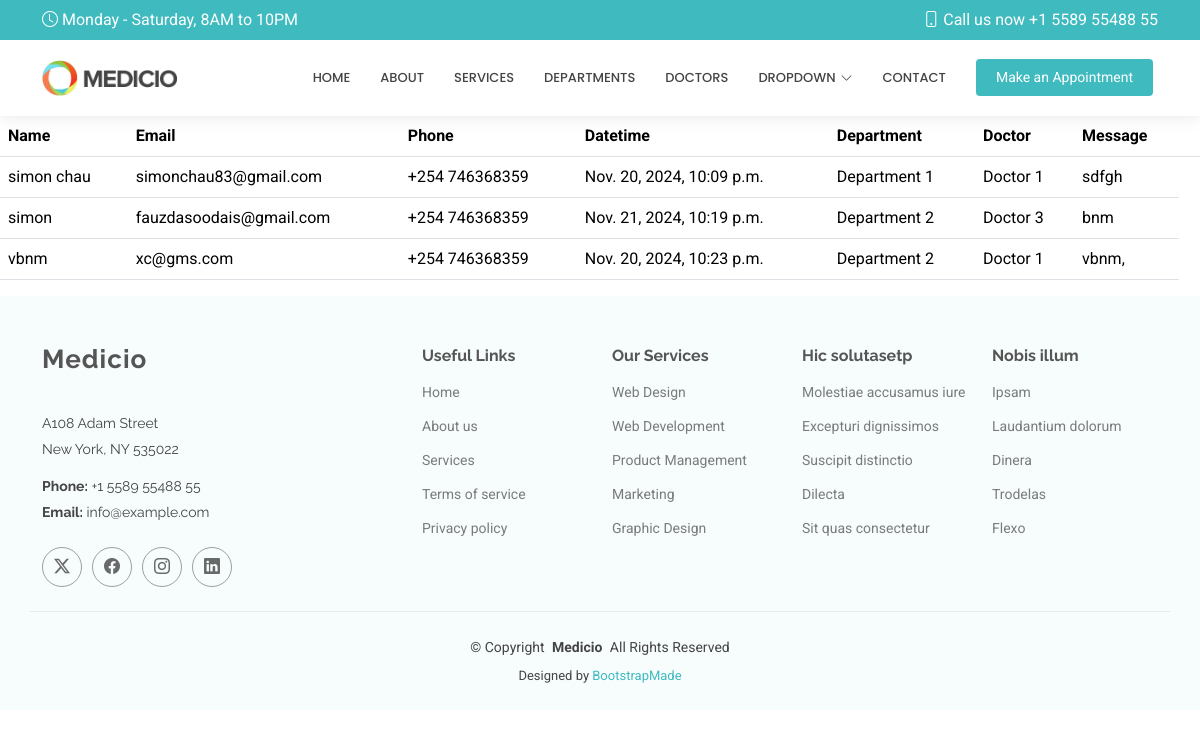
Page /show/ on the committed database.
### Goapp/models.py (models this page shows, shortened)
class Appointment(models.Model):
    name = models.CharField(max_length=100)
    email = models.EmailField()
    phone = models.CharField(max_length=50)
    datetime = models.DateTimeField(default="2024-01-01 00:00:00")
    department = models.CharField(max_length=50)
    doctor = models.CharField(max_length=50)
    message = models.TextField()

### Goapp/views.py (the view)
# urls.py: path('show/', views.show, name='show'),
def show(request):
    allappointments=Appointment.objects.all()
    return render(request, 'show.html',{'appointment':allappointments})

### templates/show.html
{% extends 'starter-page.html' %}
{% load static %}
{% block body %}
    <table class="table">
    <tr>
        <th>Name</th>
        <th>Email</th>
        <th>Phone</th>
        <th>Datetime</th>
        <th>Department</th>
        <th>Doctor</th>
        <th>Message</th>
        <th></th>
    </tr>
    {% for x in  appointment %}
        <tr>
            <td>{{ x.name }}</td>
            <td>{{ x.email }}</td>
            <td>{{ x.phone }}</td>
            <td>{{ x.datetime}}</td>
            <td>{{ x.department }}</td>
            <td>{{ x.doctor }}</td>
            <td>{{ x.message }}</td>
        </tr>
    {% endfor %}
    </table>
{% endblock %}

### templates/starter-page.html (shortened to what this page needs)
<!DOCTYPE html>
<html lang="en">
<head>
    {% load static %}
  <link href="{% static 'assets/vendor/bootstrap/css/bootstrap.min.css' %}" rel="stylesheet">
  <link href="{% static 'assets/vendor/bootstrap-icons/bootstrap-icons.css' %}" rel="stylesheet">
  <link href="{% static 'assets/vendor/aos/aos.css' %}"  rel="stylesheet">
  <link href="{% static 'assets/vendor/fontawesome-free/css/all.min.css' %}" rel="stylesheet">
  <link href="{% static 'assets/vendor/glightbox/css/glightbox.min.css' %}" rel="stylesheet">
  <link href="{% static 'assets/vendor/swiper/swiper-bundle.min.css' %}" rel="stylesheet">
  <link href="{% static 'assets/css/main.css' %}" rel="stylesheet">
</head>
<body class="starter-page-page">
  <header id="header" class="header sticky-top">
    <div class="topbar d-flex align-items-center">
      <div class="container d-flex justify-content-center justify-content-md-between">
        <div class="d-none d-md-flex align-items-center">
          <i class="bi bi-clock me-1"></i> Monday - Saturday, 8AM to 10PM
        </div>
        <div class="d-flex align-items-center">
          <i class="bi bi-phone me-1"></i> Call us now +1 5589 55488 55
        </div>
      </div>
    </div>
    <div class="branding d-flex align-items-center">
      <div class="container position-relative d-flex align-items-center justify-content-end">
        <a href="index.html" class="logo d-flex align-items-center me-auto">
          <img src="{% static 'assets/img/logo.png' %}" alt="">
        </a>
        <nav id="navmenu" class="navmenu">
          <ul>
            <li><a href="{% url 'index' %}">Home</a></li>
            <li><a href="{% url 'about' %}">About</a></li>
            <li><a href="{% url 'myservice' %}">Services</a></li>
            <li><a href="#departments">Departments</a></li>
            <li><a href="{% url 'doctors' %}">Doctors</a></li>
            <li class="dropdown"><a href="#"><span>Dropdown</span> <i class="bi bi-chevron-down toggle-dropdown"></i></a>
            </li>
            <li><a href="#contact">Contact</a></li>
          </ul>
        </nav>
        <a class="cta-btn" href="index.html#appointment">Make an Appointment</a>
      </div>
    </div>
  </header>
  <main class="main">
{% block body %}
{% endblock %}
  </main>
  <footer id="footer" class="footer light-background">
    <div class="container footer-top">
      <div class="row gy-4">
        <div class="col-lg-4 col-md-6 footer-about">
          <a href="index.html" class="logo d-flex align-items-center">
            <span class="sitename">Medicio</span>
          </a>
          <div class="footer-contact pt-3">
            <p>A108 Adam Street</p>
            <p>New York, NY 535022</p>
            <p class="mt-3"><strong>Phone:</strong> <span>+1 5589 55488 55</span></p>
            <p><strong>Email:</strong> <span>info@example.com</span></p>
          </div>
          <div class="social-links d-flex mt-4">
            <a href=""><i class="bi bi-twitter-x"></i></a>
            <a href=""><i class="bi bi-facebook"></i></a>
            <a href=""><i class="bi bi-instagram"></i></a>
            <a href=""><i class="bi bi-linkedin"></i></a>
          </div>
        </div>
        <div class="col-lg-2 col-md-3 footer-links">
          <h4>Useful Links</h4>
          <ul>
            <li><a href="#">Home</a></li>
            <li><a href="#">About us</a></li>
            <li><a href="#">Services</a></li>
            <li><a href="#">Terms of service</a></li>
            <li><a href="#">Privacy policy</a></li>
          </ul>
        </div>
        <div class="col-lg-2 col-md-3 footer-links">
          <h4>Our Services</h4>
          <ul>
            <li><a href="#">Web Design</a></li>
            <li><a href="#">Web Development</a></li>
            <li><a href="#">Product Management</a></li>
            <li><a href="#">Marketing</a></li>
            <li><a href="#">Graphic Design</a></li>
          </ul>
        </div>
        <div class="col-lg-2 col-md-3 footer-links">
          <h4>Hic solutasetp</h4>
          <ul>
            <li><a href="#">Molestiae accusamus iure</a></li>
            <li><a href="#">Excepturi dignissimos</a></li>
            <li><a href="#">Suscipit distinctio</a></li>
            <li><a href="#">Dilecta</a></li>
            <li><a href="#">Sit quas consectetur</a></li>
          </ul>
        </div>
        <div class="col-lg-2 col-md-3 footer-links">
          <h4>Nobis illum</h4>
          <ul>
            <li><a href="#">Ipsam</a></li>
            <li><a href="#">Laudantium dolorum</a></li>
            <li><a href="#">Dinera</a></li>
            <li><a href="#">Trodelas</a></li>
            <li><a href="#">Flexo</a></li>
          </ul>
        </div>
      </div>
    </div>
    <div class="container copyright text-center mt-4">
      <p>© <span>Copyright</span> <strong class="px-1 sitename">Medicio</strong> <span>All Rights Reserved</span></p>
      <div class="credits">
        Designed by <a href="https://bootstrapmade.com/">BootstrapMade</a>
      </div>
    </div>
  </footer>
</body>
</html>

### static/assets/css/main.css (style rules this page uses)
:root { --default-font: "Roboto", system-ui, -apple-system, "Segoe UI", Roboto, "Helvetica Neue", Arial, "Noto Sans", "Liberation Sans", sans-serif, "Apple Color Emoji", "Segoe UI Emoji", "Segoe UI Symbol", "Noto Color Emoji"; --heading-font: "Raleway", sans-serif; --nav-font: "Poppins", sans-serif; }
:root { --background-color: #ffffff; --default-color: #444444; --heading-color: #555555; --accent-color: #3fbbc0; --surface-color: #ffffff; --contrast-color: #ffffff; }
:root { --nav-color: #444444; --nav-hover-color: #3fbbc0; --nav-mobile-background-color: #ffffff; --nav-dropdown-background-color: #ffffff; --nav-dropdown-color: #444444; --nav-dropdown-hover-color: #3fbbc0; }
.light-background { --background-color: #f7fcfc; --surface-color: #ffffff; }
:root { scroll-behavior: smooth; }
body { color: var(--default-color); background-color: var(--background-color); font-family: var(--default-font); }
a { color: var(--accent-color); text-decoration: none; transition: 0.3s; }
h1, h2, h3, h4, h5, h6 { color: var(--heading-color); font-family: var(--heading-font); }
.header { color: var(--default-color); background-color: var(--background-color); transition: all 0.5s; z-index: 997; box-shadow: 0px 0 18px rgba(0, 0, 0, 0.1); }
.header .topbar { background-color: var(--accent-color); color: var(--contrast-color); height: 40px; padding: 0; transition: all 0.5s; }
.header .branding { min-height: 60px; padding: 10px 0; }
.header .logo { line-height: 1; }
.header .logo img { max-height: 36px; margin-right: 8px; }
.header .cta-btn, .header .cta-btn:focus { color: var(--contrast-color); background: var(--accent-color); font-size: 14px; padding: 8px 20px; margin: 0 5px 0 30px; border-radius: 4px; transition: 0.3s; }
@media (min-width: 1200px) { .navmenu { padding: 0; } }
@media (min-width: 1200px) { .navmenu ul { margin: 0; padding: 0; display: flex; list-style: none; align-items: center; } }
@media (min-width: 1200px) { .navmenu li { position: relative; } }
@media (min-width: 1200px) { .navmenu a, .navmenu a:focus { color: var(--nav-color); padding: 18px 15px; font-size: 13px; font-family: var(--nav-font); font-weight: 500; text-transform: uppercase; display: flex; align-items: center; justify-content: space-between; white-space: nowrap; transition: 0.3s; } }
@media (min-width: 1200px) { .navmenu a i, .navmenu a:focus i { font-size: 12px; line-height: 0; margin-left: 5px; transition: 0.3s; } }
@media (min-width: 1200px) { .navmenu li:last-child a { padding-right: 0; } }
.footer { color: var(--default-color); background-color: var(--background-color); font-size: 14px; position: relative; }
.footer .footer-top { padding-top: 50px; }
.footer .footer-about .logo { line-height: 1; margin-bottom: 25px; }
.footer .footer-about .logo span { color: var(--heading-color); font-family: var(--heading-font); font-size: 26px; font-weight: 700; letter-spacing: 1px; }
.footer .footer-about p { font-size: 14px; font-family: var(--heading-font); }
.footer .social-links a { display: flex; align-items: center; justify-content: center; width: 40px; height: 40px; border-radius: 50%; border: 1px solid color-mix(in srgb, var(--default-color), transparent 50%); font-size: 16px; color: color-mix(in srgb, var(--default-color), transparent 20%); margin-right: 10px; transition: 0.3s; }
.footer h4 { font-size: 16px; font-weight: bold; position: relative; padding-bottom: 12px; }
.footer .footer-links { margin-bottom: 30px; }
.footer .footer-links ul { list-style: none; padding: 0; margin: 0; }
.footer .footer-links ul li { padding: 10px 0; display: flex; align-items: center; }
.footer .footer-links ul li:first-child { padding-top: 0; }
.footer .footer-links ul a { color: color-mix(in srgb, var(--default-color), transparent 30%); display: inline-block; line-height: 1; }
.footer .footer-contact p { margin-bottom: 5px; }
.footer .copyright { padding: 25px 0; border-top: 1px solid color-mix(in srgb, var(--default-color), transparent 90%); }
.footer .copyright p { margin-bottom: 0; }
.footer .credits { margin-top: 8px; font-size: 13px; }

### rows in the picture
Appointment: name "simon chau", email "simonchau83@gmail.com", phone "+254 746368359", datetime "Nov. 20, 2024, 10:09 p.m.", department "Department 1", doctor "Doctor 1", message "sdfgh"
Appointment: name "simon", email "fauzdasoodais@gmail.com", phone "+254 746368359", datetime "Nov. 21, 2024, 10:19 p.m.", department "Department 2", doctor "Doctor 3", message "bnm"
Appointment: name "vbnm", email "xc@gms.com", phone "+254 746368359", datetime "Nov. 20, 2024, 10:23 p.m.", department "Department 2", doctor "Doctor 1", message "vbnm,"
